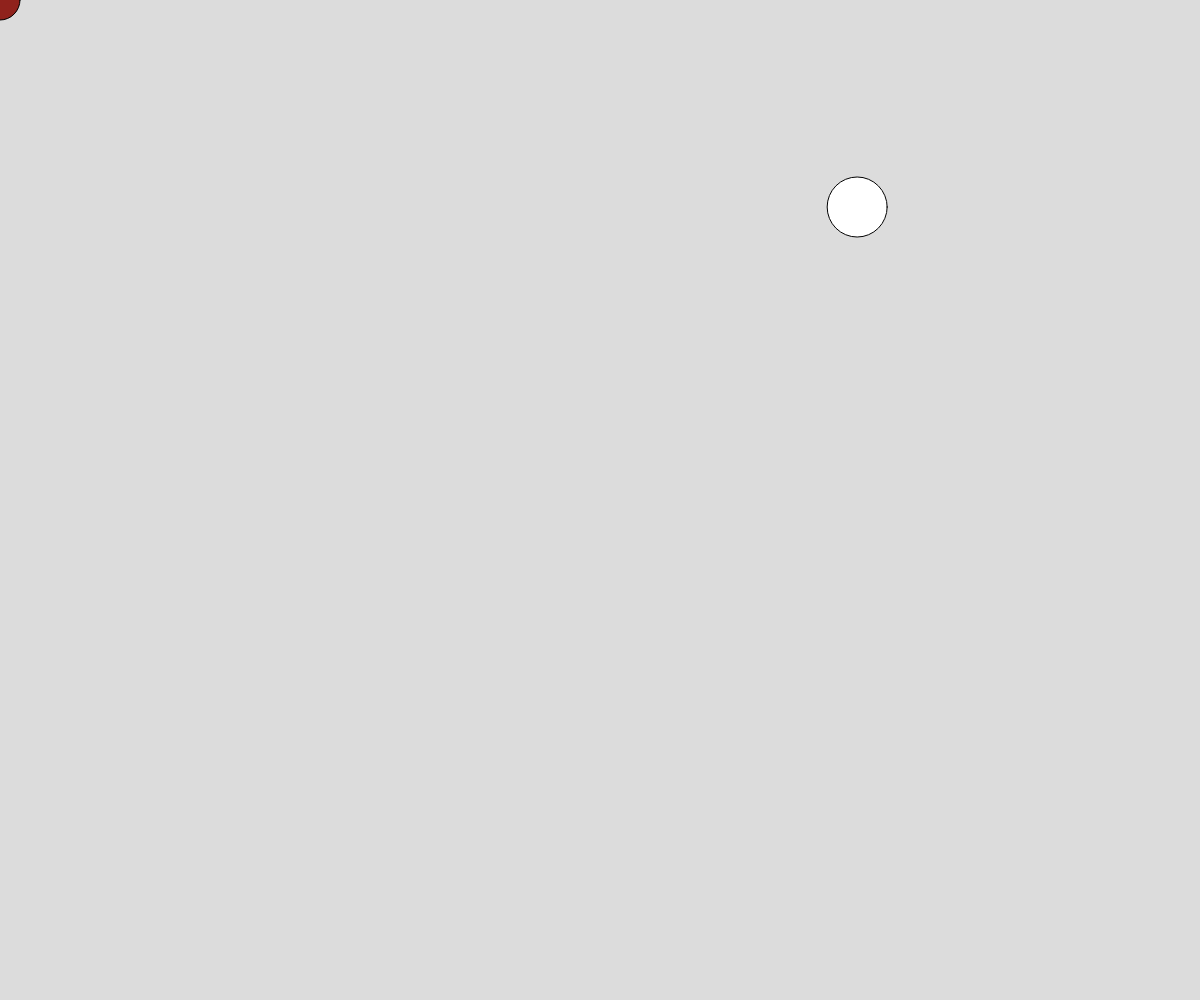
Frame 1 (no input)
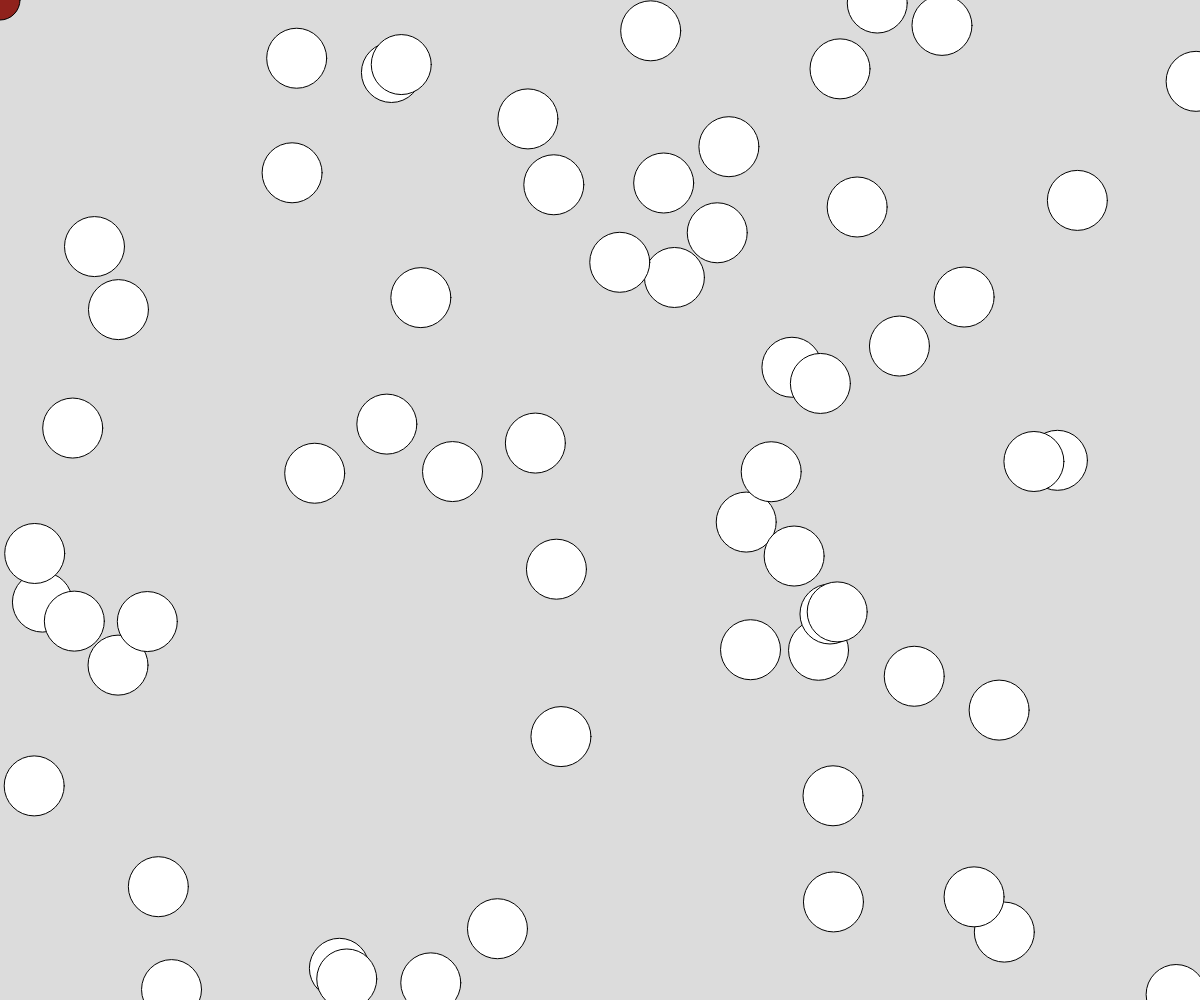
Frame 60 (no input)
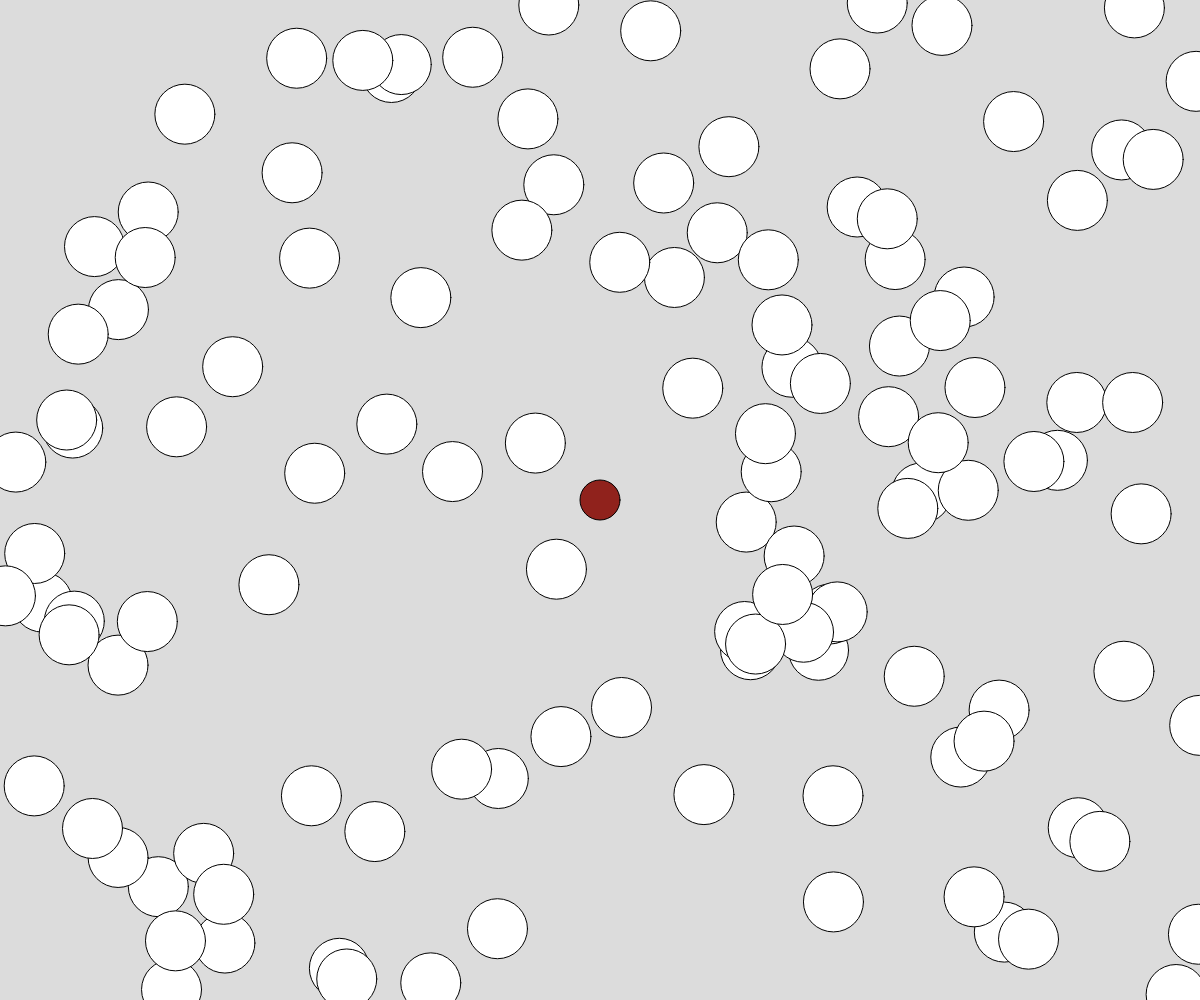
Frame 120 (the mouse pressed at the canvas centre since frame 60)

The p5.js sketch that drew these frames (run headless with seeded random() and noise() and a simulated clock; from frame 60 on, the mouse is pressed at the canvas centre):

// p5.js sketch
// ── sketch.js
let pg;

function setup() {
    createCanvas(windowWidth, windowHeight,);
    pg = createGraphics(width,height)
}

function draw() {
    background(220);
    fill(144, 34, 28)
    circle(mouseX,mouseY,40,40)
    
    pg.fill(255)
    pg.circle(random(width),random(height),60,60)
    image(pg,0,0)
}
